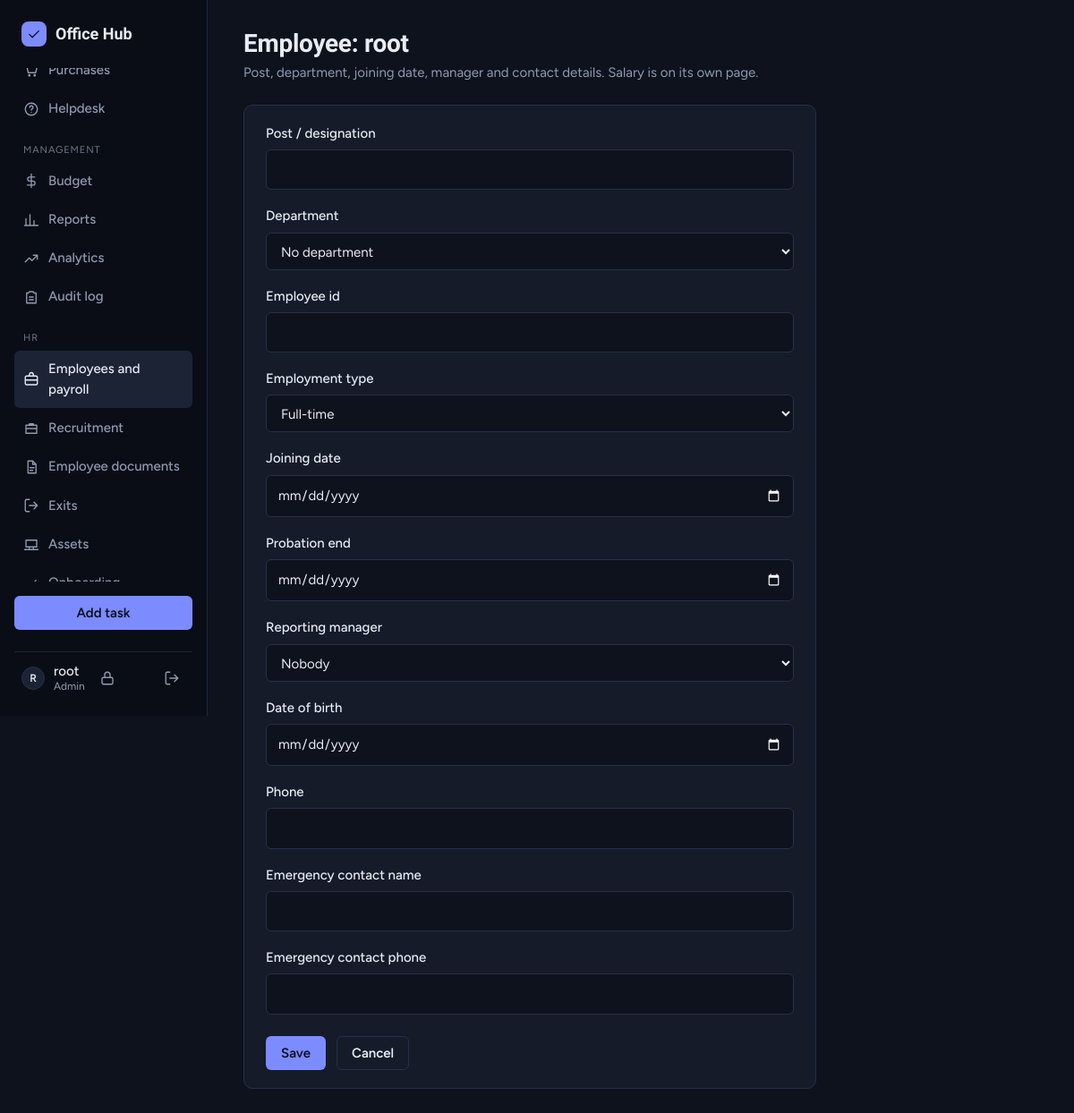
The page /hr/employee/1/ (signed in) on the database its author committed.
### core/models.py (models this page shows, shortened)
class UserProfile(models.Model):
    ROLE_CHOICES = [
        ('admin', 'Admin'),
        ('hr', 'HR'),
        ('manager', 'Manager'),
        ('member', 'Member'),
    ]
    EMPLOYMENT_CHOICES = [
        ('full_time', 'Full-time'),
        ('part_time', 'Part-time'),
        ('contract', 'Contract'),
        ('intern', 'Intern'),
    ]
    user = models.OneToOneField(User, on_delete=models.CASCADE, related_name='profile')
    role = models.CharField(max_length=10, choices=ROLE_CHOICES, default='member')
    hourly_rate = models.DecimalField(
        max_digits=10, decimal_places=2, null=True, blank=True,
        validators=[MinValueValidator(0)],
        help_text='Cost of one hour of this person\'s work. Used to calculate labour cost from logged time.',
    )
    weekly_capacity_hours = models.PositiveSmallIntegerField(
        default=40, validators=[MinValueValidator(1), MaxValueValidator(168)],
        help_text='Hours of work this person can take on per week.',
    )
    designation = models.CharField(max_length=100, blank=True)
    department = models.ForeignKey(Department, on_delete=models.SET_NULL, null=True, blank=True, related_name='members')
    employee_id = models.CharField(max_length=30, unique=True, null=True, blank=True)
    employment_type = models.CharField(max_length=10, choices=EMPLOYMENT_CHOICES, default='full_time')
    joining_date = models.DateField(null=True, blank=True)
    probation_end = models.DateField(null=True, blank=True)
    reporting_manager = models.ForeignKey(
        User, on_delete=models.SET_NULL, null=True, blank=True, related_name='direct_reports',
    )
    phone = models.CharField(max_length=30, blank=True, validators=[PHONE_VALIDATOR])
    emergency_name = models.CharField(max_length=100, blank=True)
    emergency_phone = models.CharField(max_length=30, blank=True, validators=[PHONE_VALIDATOR])
    date_of_birth = models.DateField(null=True, blank=True)
    exit_date = models.DateField(null=True, blank=True)

### core/views_hr.py (the view)
# urls.py: path('hr/employee/<int:user_id>/', views_hr.employee_edit, name='employee_edit'),
@login_required
@hr_required
def employee_edit(request, user_id):
    user = get_object_or_404(User, pk=user_id)
    profile = _profile_for(user)
    if request.method == 'POST':
        form = EmployeeForm(request.POST, instance=profile)
        if form.is_valid():
            form.save()
            messages.success(request, f'Saved the details of {_name(user)}.')
            return redirect('hr_employees')
    else:
        form = EmployeeForm(instance=profile)
    return render(request, 'core/simple_form.html', {
        'form': form, 'page_title': f'Employee: {_name(user)}', 'back_url': 'hr_employees',
        'help': 'Post, department, joining date, manager and contact details. Salary is on its own page.',
    })

### core/context_processors.py (called while the page is built)
def app_context(request):
    user = getattr(request, 'user', None)
    if user is None or not user.is_authenticated:
        return {}
    return {
        'unread_notifications_count': Notification.objects.filter(user=user, is_read=False).count(),
        'user_role': role_of(user),
        'user_is_manager': is_manager(user),
        'user_is_hr': is_hr(user),
        'currency': settings.CURRENCY_SYMBOL,
    }

### core/models.py (called while the page is built)
    def __str__(self):
        return self.name

### core/permissions.py (called while the page is built)
def role_of(user):
    if not getattr(user, 'is_authenticated', False):
        return None
    if user.is_superuser:
        return 'admin'
    profile = getattr(user, 'profile', None)
    return profile.role if profile else 'member'

def is_manager(user):
    return role_of(user) in ('admin', 'manager')

def is_hr(user):
    return role_of(user) in ('admin', 'hr')

def hr_required(view):
    @wraps(view)
    def wrapper(request, *args, **kwargs):
        if not is_hr(request.user):
            raise PermissionDenied
        return view(request, *args, **kwargs)
    return wrapper

### core/views_hr.py (called while the page is built)
def _profile_for(user):
    profile, _created = UserProfile.objects.get_or_create(user=user)
    return profile

def _name(user):
    return user.get_full_name() or user.username

### core/templates/core/simple_form.html (shortened to what this page needs)
{% extends 'core/base.html' %}
{% block content %}
<div class="page-head">
    <div>
        <h1>{{ page_title }}</h1>
        {% if help %}<p class="page-sub">{{ help }}</p>{% endif %}
    </div>
</div>
<div class="card form-card">
    <form method="POST" enctype="multipart/form-data" novalidate>
        {% for field in form %}
        <div class="field">
            <label for="{{ field.id_for_label }}">{{ field.label }}</label>
            {{ field }}
        </div>
        {% endfor %}
        <div class="form-actions">
            <button type="submit" class="btn btn-primary">Save</button>
            <a href="{% url back_url %}" class="btn btn-ghost">Cancel</a>
        </div>
    </form>
</div>
{% endblock %}

### core/templates/core/base.html (shortened to what this page needs)
{% load static %}<!DOCTYPE html>
<html lang="en">
<head>
    <link href="{% static 'core/css/theme.css' %}" rel="stylesheet">
</head>
<body>
{% with url_name=request.resolver_match.url_name %}
<div class="shell">
    <aside class="sidebar">
        <a class="brand" href="{% url 'dashboard' %}">
            <span class="brand-mark" aria-hidden="true">
                <svg class="icon" viewBox="0 0 24 24"><path d="M5 12.5l4.5 4.5L19 7.5"/></svg>
            </span>
            Office Hub
        </a>
        <nav class="nav" aria-label="Main">
            <a href="{% url 'purchase_list' %}" {% if url_name in "purchase_list purchase_add vendor_list vendor_add vendor_edit" %}aria-current="page"{% endif %}>
                <svg class="icon" viewBox="0 0 24 24" aria-hidden="true"><path d="M3 4h2l2.4 11h11l2-8H6.2M9 20a1 1 0 1 0 0-2 1 1 0 0 0 0 2zM17 20a1 1 0 1 0 0-2 1 1 0 0 0 0 2z"/></svg>
                Purchases
            </a>
            <a href="{% url 'ticket_list' %}" {% if url_name in "ticket_list ticket_add ticket_detail" %}aria-current="page"{% endif %}>
                <svg class="icon" viewBox="0 0 24 24" aria-hidden="true"><path d="M12 3a9 9 0 1 0 0 18 9 9 0 0 0 0-18zM9.5 9.5a2.5 2.5 0 1 1 3.5 2.3c-.7.4-1 .9-1 1.7M12 17h.01"/></svg>
                Helpdesk
            </a>
            {% if user_is_manager %}
            <div class="nav-section">Management</div>
            <a href="{% url 'budget_overview' %}" {% if url_name in "budget_overview project_budget" %}aria-current="page"{% endif %}>
                <svg class="icon" viewBox="0 0 24 24" aria-hidden="true"><path d="M12 2v20M17 6.5H9.5a3 3 0 0 0 0 6h5a3 3 0 0 1 0 6H6"/></svg>
                Budget
            </a>
            <a href="{% url 'task_report' %}" {% if url_name in "task_report" %}aria-current="page"{% endif %}>
                <svg class="icon" viewBox="0 0 24 24" aria-hidden="true"><path d="M4 20V10M10 20V4M16 20v-7M22 20H2"/></svg>
                Reports
            </a>
            <a href="{% url 'analytics' %}" {% if url_name in "analytics" %}aria-current="page"{% endif %}>
                <svg class="icon" viewBox="0 0 24 24" aria-hidden="true"><path d="M3 17l6-6 4 4 8-8M15 7h6v6"/></svg>
                Analytics
            </a>
            <a href="{% url 'audit_log' %}" {% if url_name in "audit_log" %}aria-current="page"{% endif %}>
                <svg class="icon" viewBox="0 0 24 24" aria-hidden="true"><path d="M9 4h6l1 2h3v15H5V6h3zM9 12h6M9 16h6"/></svg>
                Audit log
            </a>
            {% endif %}
            {% if user_is_hr %}
            <div class="nav-section">HR</div>
            <a href="{% url 'hr_employees' %}" {% if url_name in "hr_employees employee_edit salary_history payroll payslip_adjust leave_policy department_list" %}aria-current="page"{% endif %}>
                <svg class="icon" viewBox="0 0 24 24" aria-hidden="true"><path d="M5 7h14a2 2 0 0 1 2 2v9a2 2 0 0 1-2 2H5a2 2 0 0 1-2-2V9a2 2 0 0 1 2-2zM9 7V5a3 3 0 0 1 6 0v2M3 13h18"/></svg>
                Employees and payroll
            </a>
            <a href="{% url 'job_list' %}" {% if url_name in "job_list job_add job_detail job_edit job_delete candidate_add candidate_edit" %}aria-current="page"{% endif %}>
                <svg class="icon" viewBox="0 0 24 24" aria-hidden="true"><path d="M4 7h16v12H4zM9 7V5h6v2M4 12h16"/></svg>
                Recruitment
            </a>
            <a href="{% url 'vault_overview' %}" {% if url_name in "vault_overview vault_person vault_person_add" %}aria-current="page"{% endif %}>
                <svg class="icon" viewBox="0 0 24 24" aria-hidden="true"><path d="M7 3h7l5 5v13H7zM14 3v5h5M10 13h6M10 17h4"/></svg>
                Employee documents
            </a>
            <a href="{% url 'exit_list' %}" {% if url_name in "exit_list" %}aria-current="page"{% endif %}>
                <svg class="icon" viewBox="0 0 24 24" aria-hidden="true"><path d="M9 21H5a2 2 0 0 1-2-2V5a2 2 0 0 1 2-2h4M16 17l5-5-5-5M21 12H9"/></svg>
                Exits
            </a>
            <a href="{% url 'asset_list' %}" {% if url_name in "asset_list asset_add asset_detail asset_edit" %}aria-current="page"{% endif %}>
                <svg class="icon" viewBox="0 0 24 24" aria-hidden="true"><path d="M4 5h16v10H4zM2 19h20M9 15v4M15 15v4"/></svg>
                Assets
            </a>
            <a href="{% url 'checklist_list' %}" {% if url_name in "checklist_list checklist_templates checklist_detail" %}aria-current="page"{% endif %}>
                <svg class="icon" viewBox="0 0 24 24" aria-hidden="true"><path d="M5 12.5l4.5 4.5L19 7.5"/></svg>
                Onboarding
            </a>
            {% endif %}
        </nav>
        <a href="{% url 'add_task' %}" class="btn btn-primary btn-block side-add">Add task</a>
        <div class="sidebar-foot">
            <span class="avatar" aria-hidden="true">{{ request.user.username|slice:":1" }}</span>
            <span class="user-meta">
                <span class="user-name">{{ request.user.username }}</span>
                <span class="user-role">{{ user_role|default:"member" }}</span>
            </span>
            <a href="{% url 'password_change' %}" class="btn-icon" title="Change password" aria-label="Change password">
                <svg class="icon" viewBox="0 0 24 24" aria-hidden="true"><rect x="4" y="11" width="16" height="10" rx="2"/><path d="M8 11V7a4 4 0 0 1 8 0v4"/></svg>
            </a>
            <form method="POST" action="{% url 'logout' %}">
                <button type="submit" class="btn-icon" title="Log out" aria-label="Log out">
                    <svg class="icon" viewBox="0 0 24 24" aria-hidden="true"><path d="M9 21H5a2 2 0 0 1-2-2V5a2 2 0 0 1 2-2h4M16 17l5-5-5-5M21 12H9"/></svg>
                </button>
            </form>
        </div>
    </aside>
    <main class="main">
        {% block content %}{% endblock %}
    </main>
</div>
{% endwith %}
</body>
</html>

### core/static/core/css/theme.css (style rules this page uses)
:root { --bg: #0e121c; --sidebar: #0a0d15; --surface: #151b29; --surface-2: #1b2335; --border: #263049; --border-soft: #1e2639; --text: #e8ecf4; --muted: #8f9ab3; --accent: #7c8cff; --accent-hover: #97a4ff; --on-accent: #0b1020; --st-completed: #5bd39a; --st-progress: #6ea8fe; --st-pending: #f2c14e; --st-hold: #94a3b8; --pr-high: #ff7a8a; --pr-medium: #f59e6c; --pr-low: #7e8aa8; --danger: #ff7a8a; --radius: 10px; --radius-sm: 6px; --font-body: "Figtree", system-ui, -apple-system, "Segoe UI", sans-serif; --font-head: "Bricolage Grotesque", "Figtree", system-ui, sans-serif; }
*, *::before, *::after { box-sizing: border-box; }
html { color-scheme: dark; }
body { margin: 0; background: var(--bg); color: var(--text); font-family: var(--font-body); font-size: 15px; line-height: 1.55; -webkit-font-smoothing: antialiased; }
a { color: var(--accent); text-decoration: none; }
h1, h2, h3 { font-family: var(--font-head); font-weight: 600; letter-spacing: -0.01em; margin: 0; }
.shell { display: grid; grid-template-columns: 232px minmax(0, 1fr); min-height: 100vh; }
.sidebar { background: var(--sidebar); border-right: 1px solid var(--border-soft); padding: 24px 16px; display: flex; flex-direction: column; gap: 24px; position: sticky; top: 0; height: 100vh; }
.brand { display: flex; align-items: center; gap: 10px; padding: 0 8px; font-family: var(--font-head); font-weight: 700; font-size: 18px; color: var(--text); }
.brand-mark { width: 28px; height: 28px; border-radius: 8px; background: var(--accent); color: var(--on-accent); display: grid; place-items: center; }
.nav { display: flex; flex-direction: column; gap: 2px; }
.nav a { display: flex; align-items: center; gap: 10px; padding: 9px 10px; border-radius: var(--radius-sm); color: var(--muted); font-weight: 500; }
.nav a[aria-current="page"] { background: var(--surface-2); color: var(--text); }
.icon { width: 18px; height: 18px; flex: none; stroke: currentColor; fill: none; stroke-width: 1.8; stroke-linecap: round; stroke-linejoin: round; }
.sidebar-foot { margin-top: auto; display: flex; align-items: center; gap: 10px; padding: 12px 8px 0; border-top: 1px solid var(--border-soft); }
.sidebar-foot form { margin-left: auto; }
.user-name { font-weight: 500; overflow: hidden; text-overflow: ellipsis; white-space: nowrap; }
.main { padding: 32px 40px 56px; max-width: 1180px; width: 100%; }
.page-head { display: flex; align-items: flex-end; justify-content: space-between; gap: 16px; margin-bottom: 24px; flex-wrap: wrap; }
.page-head h1 { font-size: 28px; line-height: 1.2; }
.page-sub { margin: 4px 0 0; color: var(--muted); }
.btn { display: inline-flex; align-items: center; justify-content: center; gap: 8px; padding: 9px 16px; border-radius: var(--radius-sm); border: 1px solid transparent; font: inherit; font-weight: 600; cursor: pointer; line-height: 1.2; transition: background-color 0.15s, border-color 0.15s, color 0.15s; }
.btn-primary { background: var(--accent); color: var(--on-accent); }
.btn-ghost { background: transparent; border-color: var(--border); color: var(--text); }
.btn-block { width: 100%; }
.btn-icon { padding: 6px; background: transparent; border: 0; color: var(--muted); border-radius: var(--radius-sm); cursor: pointer; display: grid; place-items: center; }
.card { background: var(--surface); border: 1px solid var(--border); border-radius: var(--radius); padding: 20px 24px; }
.avatar { width: 26px; height: 26px; border-radius: 50%; background: var(--surface-2); border: 1px solid var(--border); display: grid; place-items: center; font-size: 12px; font-weight: 600; text-transform: uppercase; flex: none; }
.form-card { max-width: 640px; }
.field { margin-bottom: 18px; }
.field label { display: block; font-weight: 500; margin-bottom: 6px; }
.form-control { width: 100%; padding: 10px 12px; background: var(--bg); color: var(--text); border: 1px solid var(--border); border-radius: var(--radius-sm); font: inherit; transition: border-color 0.15s; }
.form-actions { display: flex; gap: 12px; margin-top: 24px; }
.sidebar { overflow-y: auto; }
.side-add { margin-top: -8px; }
.user-meta { display: flex; flex-direction: column; min-width: 0; line-height: 1.3; }
.user-role { color: var(--muted); font-size: 12px; text-transform: capitalize; }
.nav { overflow-y: auto; min-height: 0; flex: 1 1 auto; }
.nav-section { margin: 14px 10px 4px; font-size: 11px; letter-spacing: 0.08em; text-transform: uppercase; color: var(--muted); opacity: 0.75; }

### rows shown on the page
UserProfile: form "No department" "Full-time" "Nobody"

### other values the page prints
{{ request.user.username|slice:":1" }} "R"
{{ request.user.username }} "root"
{{ user_role|default:"member" }} "Admin"
{{ page_title }} "Employee: root"
{{ help }} "Post, department, joining date, manager and contact details. Salary is on its own page."
{{ field.label }} "Post / designation" "Department" "Employee id" "Employment type" "Joining date" "Probation end" "Reporting manager" "Date of birth" "Phone" "Emergency contact name" "Emergency contact phone"
